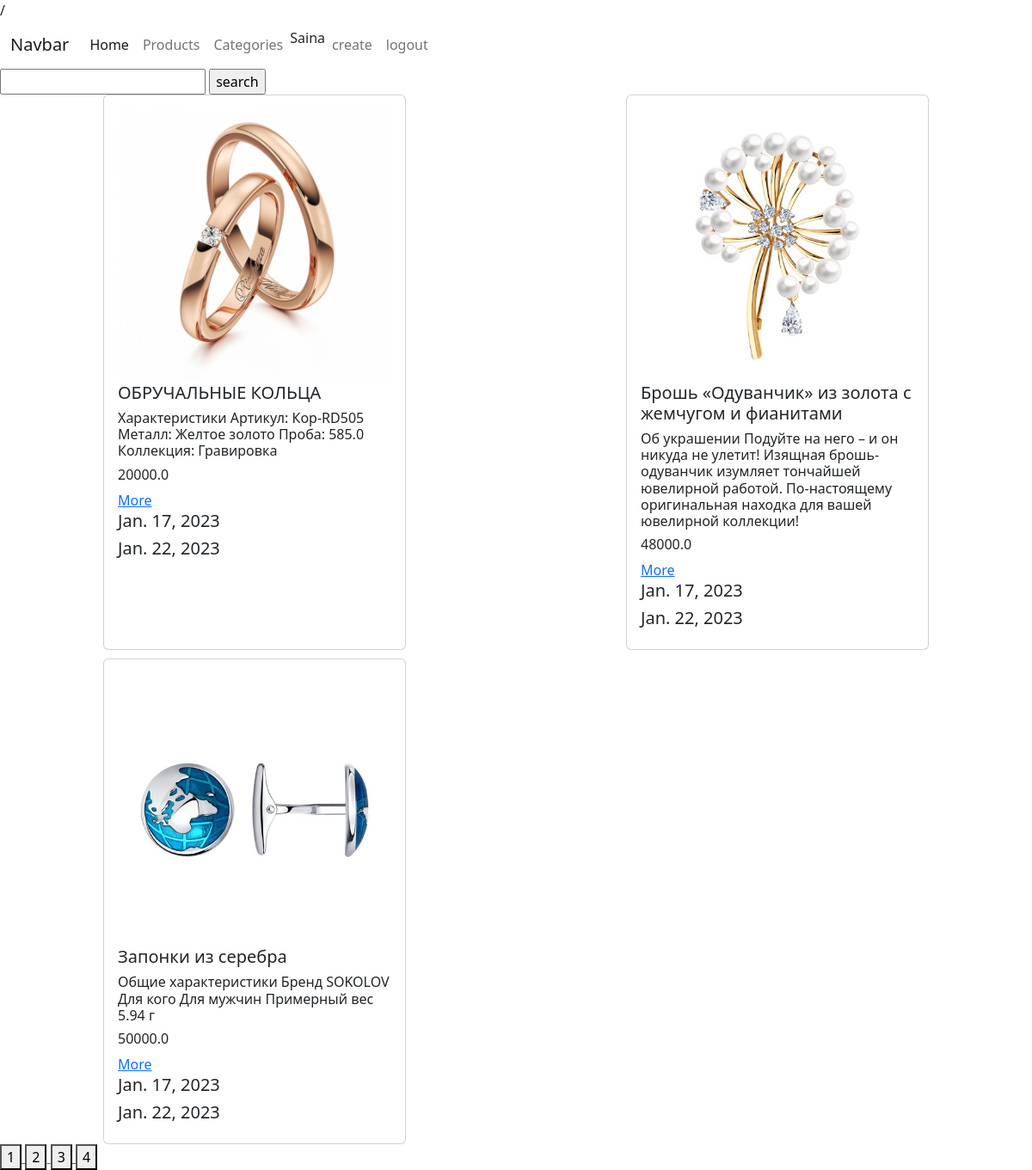
The page /products/ (signed in) on the database its author committed.
### products/models.py (models this page shows)
class Products(models.Model): # класс Python, который наследуется о модуля- django.db.models.Model.
    author = models.ForeignKey(User, on_delete=models.CASCADE, null=True)#у 1пользователя много постов
    image = models.ImageField(null=True, blank=True)
    name = models.CharField(max_length=255)
    description = models.TextField()
    price = models.FloatField()
    created_date = models.DateField(auto_now_add=True)
    modified_date = models.DateField(auto_now=True)
    category = models.ForeignKey(Category,on_delete=models.SET_NULL, null=True, blank=True)

### products/views.py (the view)
# urls.py: path('products/', Products_View.as_view()),
class Products_View(ListView):
    model = Products
    template_name = 'products/products.html'
    def get(self, request, **kwargs):
        products_1 = self.get_queryset()
        search = request.GET.get('search')
        page = int(request.GET.get('page', 1))
        if search is not None:
            products_1 = Products.objects.filter(name__icontains=search) or \
                         Products.objects.filter(description__icontains=search)
        max_page = products_1.__len__() / PAGINATION_LIMIT
        if round(max_page) < max_page:
            max_page = round(max_page) + 1
        else:
            max_page = round(max_page)
        products_1 = products_1[PAGINATION_LIMIT * (page - 1): PAGINATION_LIMIT * page]
        context = {
            'products': products_1,
            'autor': request.user,
            'max_page': range(1, max_page + 1),
            'user': request.user
        }
        return render(request, self.template_name, context=context)

### templates/products/products.html (shortened to what this page needs)
{% extends 'layouts/index.html' %}
{% block content %}
    <form action="/products" method="get">
            <input type="text" name="search">
            <input type="submit" value="search">
    </form>
    <div class="products">
        {% for i in products %}
            <div class="card" style="width: 22rem;">
                <div class="card-body">
                    {% if i.image %}
                        <img class="pr_image" src="/media/{{ i.image }}/">
                    {% else %}
                        <img class="pr_image" src="/media/def.jpg/">
                    {% endif %}
                    <h5>{{ i.name }}</h5>
                    <h6 class="card-title">{{ i.description }}</h6>
                    <h6 class="card-title">{{ i.price }}</h6>
                    <a href="/products/{{ i.id }}" class="card-link">More</a>
                    <div class="dates">
                        <h5> {{ i.created_date }} </h5>
                        <h5> {{ i.modified_date }} </h5>
                    </div>
                </div>
            </div>
        {% endfor %}
    </div>
    <div class="pages">
        {% for page in max_page %}
            <a href="/products/?page={{ page }}">
                <button>{{ page }}</button>
            </a>
        {% endfor %}
    </div>
{% endblock %}

### templates/layouts/index.html (shortened to what this page needs)
<!doctype html>
<html lang="en">
<head>/
    <link rel="stylesheet" href="https://cdn.jsdelivr.net/npm/bootstrap@5.2.3/dist/css/bootstrap.min.css">
</head>
<body>
<nav class="navbar navbar-expand-lg bg-body-tertiary">
  <div class="container-fluid">
    <a class="navbar-brand" href="#">Navbar</a>
    <div class="collapse navbar-collapse" id="navbarNav">
      <ul class="navbar-nav">
        <li class="nav-item">
          <a class="nav-link active" aria-current="page" href="/">Home</a>
        <li class="nav-item">
          <a class="nav-link" href="/products">Products</a>
        </li>
          <li class="nav-item">
          <a class="nav-link" href="/categories">Categories</a>
        </li>
        {{ user }}
          {% if user.is_anonymous%}
              </li>
              <li class="nav-item">
              <a class="nav-link" href="/users/login/">login</a>
              </li>
              </li>
              <li class="nav-item">
              <a class="nav-link" href="/users/register/">Register</a>
              </li>
          {% else %}
              </li>
                  <li class="nav-item">
                  <a class="nav-link" href="/products/create/">create</a>
                  </li>
                  <li class="nav-item">
                  <a class="nav-link" href="/users/logout/">logout</a>
                  </li>
          {% endif %}
      </ul>
    </div>
  </div>
</nav>
{% block content %}
{% endblock %}
</body>
</html>

### templates/products/products.html (style rules this page uses)
.products { width: 80%; margin-left: 10%; display: flex; flex-wrap: wrap; gap: 10px; justify-content: space-between; }
.pr_image { width: 100%; }
.card { width: 200px; }

### rows shown on the page
Products: image (picture), name "ОБРУЧАЛЬНЫЕ КОЛЬЦА", description "Характеристики Артикул: Кор-RD505 Металл: Желтое золото Проба: 585.0 Коллекция: Гравировка", price "20000.0", created_date "Jan. 17, 2023", modified_date "Jan. 22, 2023"
Products: image (picture), name "Брошь «Одуванчик» из золота с жемчугом и фианитами", description "Об украшении Подуйте на него – и он никуда не улетит! Изящная брошь-одуванчик изумляет тончайшей ювелирной работой. По-настоящему оригинальная находка для вашей ювелирной коллекции!", price "48000.0", created_date "Jan. 17, 2023", modified_date "Jan. 22, 2023"
Products: image (picture), name "Запонки из серебра", description "Общие характеристики Бренд SOKOLOV Для кого Для мужчин Примерный вес 5.94 г", price "50000.0", created_date "Jan. 17, 2023", modified_date "Jan. 22, 2023"

### other values the page prints
{{ user }} "Saina"
{{ page }} "1" "2" "3" "4"
